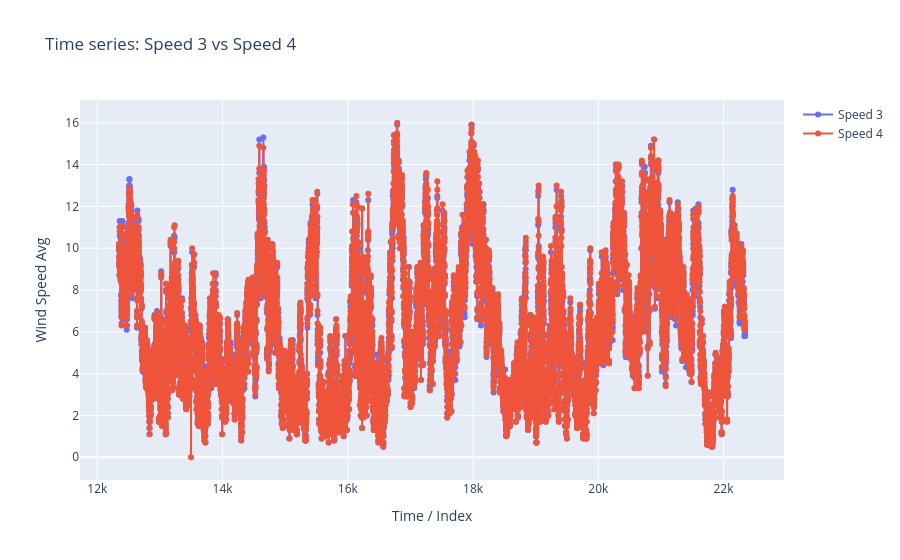

The notebook cell this image was saved under:
### Code cell
fig = go.Figure()

fig.add_trace(
    go.Scatter(
        x=file_0.index[12345:22345],
        y=file_0["wind_speed_3_avg"][12345:22345],
        mode="lines+markers",
        name="Speed 3"
    )
)

fig.add_trace(
    go.Scatter(
        x=file_0.index[12345:22345],
        y=file_0["wind_speed_4_avg"][12345:22345],
        mode="lines+markers",
        name="Speed 4"
    )
)

fig.update_layout(
    xaxis_title="Time / Index",
    yaxis_title="Wind Speed Avg",
    title="Time series: Speed 3 vs Speed 4"
)

fig.show()

### Figure 1 — Plotly figure (JSON) as saved in the notebook; plotly's stock layout.template omitted (floating-point values rounded to 4 significant figures; data arrays with more than 128 entries replaced by an {"elided": "..."} marker saying what was removed)
{"data": [{"mode": "lines+markers", "name": "Speed 3", "type": "scatter", "x": {"elided": "10000 int values"}, "y": {"elided": "10000 float values"}}, {"mode": "lines+markers", "name": "Speed 4", "type": "scatter", "x": {"elided": "10000 int values"}, "y": {"elided": "10000 float values"}}], "layout": {"title": {"text": "Time series: Speed 3 vs Speed 4"}, "xaxis": {"title": {"text": "Time / Index"}}, "yaxis": {"title": {"text": "Wind Speed Avg"}}}}
